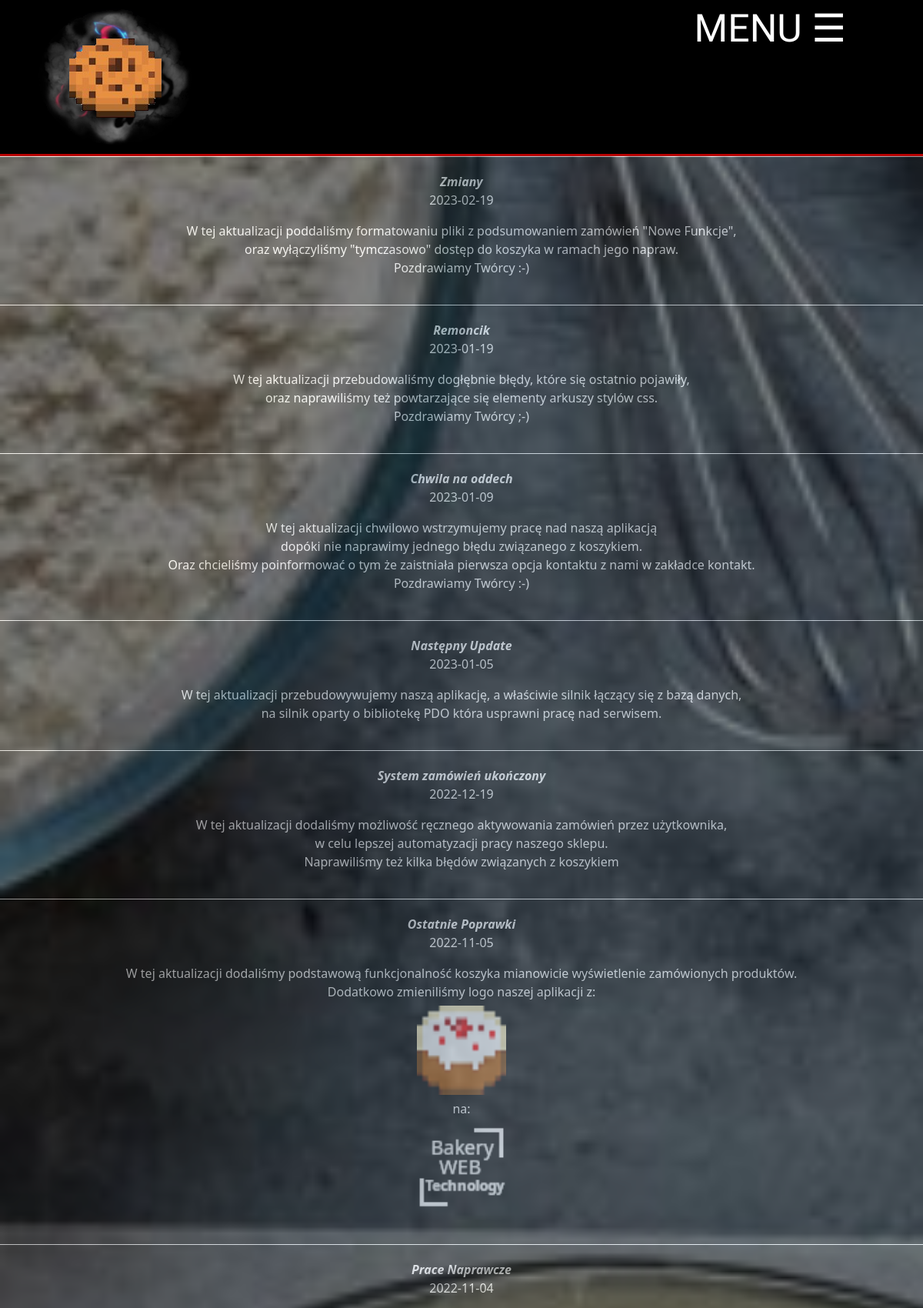
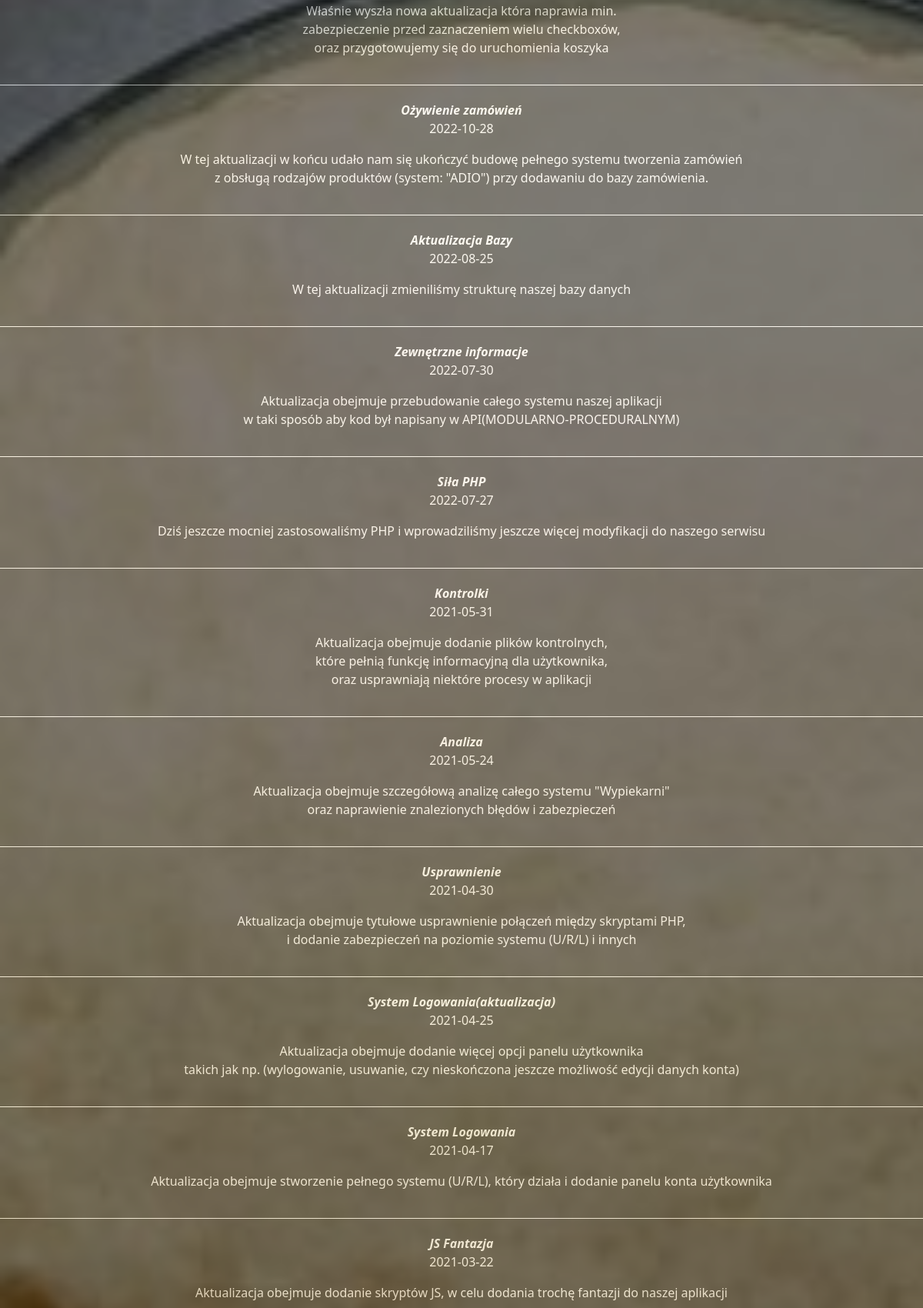
Screenshot of /aktuals.php (upper part) with the database file from the repository (2 pictures, top to bottom).
### tables this page shows
CREATE TABLE `aktualizacje` (
  `id` int(11) NOT NULL,
  `Nazwa` text NOT NULL,
  `Data` date DEFAULT NULL,
  `Opis` text NOT NULL
);

### aktuals.php (the view, shortened to what this page needs)
<?php
require_once('PDO.php');
$sql = "SELECT * FROM aktualizacje ORDER BY id DESC";
$query = $db->prepare($sql);
$query->execute();
?>
<!DOCTYPE html>
<html lang="pl-PL">
<head>
    <link rel="stylesheet" href="css/bootstrap.min.css" type="text/css" />
    <link rel="stylesheet" href="style.css" type="text/css" />
    <link rel="stylesheet" href="css1/font.css" type="text/css" />
</head>
<body>
    <div class="up">
        <div id="logo" onclick="x()">
            <div id="a">
                <img src="img/logo1.png" title="Logo" alt="Logo" />
            </div>
        </div>
        <ol>
            <li>
                <a href="#">
                    <span id="menu-text">MENU</span> &#9776;
                </a>
            </li>
        </ol>
    </div>
    <div class="main">
        <div id="c">
            <?php
            while ($row = $query->fetch()) {
            ?>
                <div id="front-zwrot">
                    <b><i><?php echo $row['Nazwa'] ?></i></b>
                    <p><?php echo $row['Data'] ?></p>
                    <p id="#"><?php echo $row['Opis'] ?></p>
                </div>
            <?php
            }
            ?>
        </div>
    </div>
</body>
</html>

### style.css (style rules this page uses)
body { background-color: #000; margin: 0; padding: 0; width: 100%; background-image: url("img/tło.png"); background-attachment: fixed; background-position: center; background-repeat: no-repeat; background-size: cover; }
.up { border-bottom: 3px solid #b70000; background-color: #000; margin: 0; padding: 0; width: 100%; color: #fff; font-family: "Gloria Hallelujah", cursive; display: flex; justify-content: space-between; padding-left: 50px; padding-right: 50px; }
#logo { margin: 0; width: 200px; padding: 0; float: left; }
ol { margin: 0; }
ol>li { float: right; list-style-type: none; padding: 0; font-size: 50px; text-align: center; margin: 0; }
ol>li>a { text-decoration: none; margin-right: 50px; color: #fff; }
#a { margin: 0; }
.main { padding: 0; text-align: center; height: 100%dvh; width: 100%; }
.main img { border-radius: 50px; width: 80vw; height: 80vw; border: #000 6px solid; }

### aktuals.php (style rules this page uses)
#front-zwrot { width: auto; height: auto; background-color: #000; opacity: 0.5; color: #fff; padding: 20px; margin-left: auto; margin-right: auto; margin: 0; text-shadow: #000; border-top: #fff solid 1px; }
#front-zwrot>b { display: inline-block; background-color: #000; color: #fff; }
#c { overflow-y: scroll; height: 100vh; }
#front-zwrot>p { display: inline-block; color: #fff; width: 100%; }
#k { border-radius: 0; width: 128px; height: 128px; }

### rows the page displays
aktualizacje: Nazwa "Zmiany", Data "2023-02-19", Opis "W tej aktualizacji poddaliśmy formatowaniu pliki z podsumowaniem zamówień \"Nowe Funkcje\", oraz wyłączyliśmy \"tymczasowo\" dostęp do koszyka w ramach jego napraw. Pozdrawiamy Twórcy :-)"
aktualizacje: Nazwa "Remoncik", Data "2023-01-19", Opis "W tej aktualizacji przebudowaliśmy dogłębnie błędy, które się ostatnio pojawiły, oraz naprawiliśmy też powtarzające się elementy arkuszy stylów css. Pozdrawiamy Twórcy ;-)"
aktualizacje: Nazwa "Chwila na oddech", Data "2023-01-09", Opis "W tej aktualizacji chwilowo wstrzymujemy pracę nad naszą aplikacją dopóki nie naprawimy jednego błędu związanego z koszykiem. Oraz chcieliśmy poinformować o tym że zaistniała pierwsza opcja kontaktu z nami w zakładce kontakt. Pozdrawiamy Twórcy :-)"
aktualizacje: Nazwa "Następny Update", Data "2023-01-05", Opis "W tej aktualizacji przebudowywujemy naszą aplikację, a właściwie silnik łączący się z bazą danych, na silnik oparty o bibliotekę PDO która usprawni pracę nad serwisem."
aktualizacje: Nazwa "System zamówień ukończony", Data "2022-12-19", Opis "W tej aktualizacji dodaliśmy możliwość ręcznego aktywowania zamówień przez użytkownika, w celu lepszej automatyzacji pracy naszego sklepu. Naprawiliśmy też kilka błędów związanych z koszykiem"
aktualizacje: Nazwa "Ostatnie Poprawki", Data "2022-11-05", Opis "W tej aktualizacji dodaliśmy podstawową funkcjonalność koszyka mianowicie wyświetlenie zamówionych produktów. Dodatkowo zmieniliśmy logo naszej aplikacji z: na:", Opis (picture)
aktualizacje: Nazwa "Prace Naprawcze", Data "2022-11-04", Opis "Właśnie wyszła nowa aktualizacja która naprawia min. zabezpieczenie przed zaznaczeniem wielu checkboxów, oraz przygotowujemy się do uruchomienia koszyka"
aktualizacje: Nazwa "Ożywienie zamówień", Data "2022-10-28", Opis "W tej aktualizacji w końcu udało nam się ukończyć budowę pełnego systemu tworzenia zamówień z obsługą rodzajów produktów (system: \"ADIO\") przy dodawaniu do bazy zamówienia."
aktualizacje: Nazwa "Aktualizacja Bazy", Data "2022-08-25", Opis "W tej aktualizacji zmieniliśmy strukturę naszej bazy danych"
aktualizacje: Nazwa "Zewnętrzne informacje", Data "2022-07-30", Opis "Aktualizacja obejmuje przebudowanie całego systemu naszej aplikacji w taki sposób aby kod był napisany w API(MODULARNO-PROCEDURALNYM)"
aktualizacje: Nazwa "Siła PHP", Data "2022-07-27", Opis "Dziś jeszcze mocniej zastosowaliśmy PHP i wprowadziliśmy jeszcze więcej modyfikacji do naszego serwisu"
aktualizacje: Nazwa "Kontrolki", Data "2021-05-31", Opis "Aktualizacja obejmuje dodanie plików kontrolnych, które pełnią funkcję informacyjną dla użytkownika, oraz usprawniają niektóre procesy w aplikacji"
aktualizacje: Nazwa "Analiza", Data "2021-05-24", Opis "Aktualizacja obejmuje szczegółową analizę całego systemu \"Wypiekarni\" oraz naprawienie znalezionych błędów i zabezpieczeń"
aktualizacje: Nazwa "Usprawnienie", Data "2021-04-30", Opis "Aktualizacja obejmuje tytułowe usprawnienie połączeń między skryptami PHP, i dodanie zabezpieczeń na poziomie systemu (U/R/L) i innych"
aktualizacje: Nazwa "System Logowania(aktualizacja)", Data "2021-04-25", Opis "Aktualizacja obejmuje dodanie więcej opcji panelu użytkownika takich jak np. (wylogowanie, usuwanie, czy nieskończona jeszcze możliwość edycji danych konta)"
aktualizacje: Nazwa "System Logowania", Data "2021-04-17", Opis "Aktualizacja obejmuje stworzenie pełnego systemu (U/R/L), który działa i dodanie panelu konta użytkownika"
aktualizacje: Nazwa "JS Fantazja", Data "2021-03-22", Opis "Aktualizacja obejmuje dodanie skryptów JS, w celu dodania trochę fantazji do naszej aplikacji"
